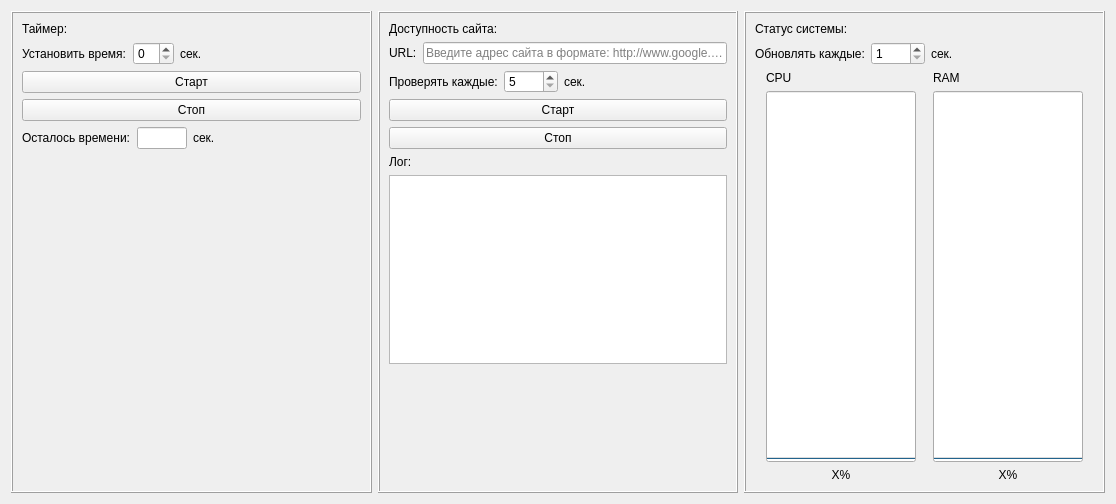
<?xml version="1.0" encoding="UTF-8"?>
<ui version="4.0">
 <class>Form</class>
 <widget class="QWidget" name="Form">
  <property name="geometry">
   <rect>
    <x>0</x>
    <y>0</y>
    <width>1116</width>
    <height>504</height>
   </rect>
  </property>
  <property name="windowTitle">
   <string>Form</string>
  </property>
  <layout class="QHBoxLayout" name="horizontalLayout">
   <item>
    <widget class="QFrame" name="frame">
     <property name="frameShape">
      <enum>QFrame::Box</enum>
     </property>
     <property name="frameShadow">
      <enum>QFrame::Raised</enum>
     </property>
     <layout class="QVBoxLayout" name="verticalLayout">
      <item>
       <widget class="QLabel" name="label">
        <property name="text">
         <string>Таймер:</string>
        </property>
       </widget>
      </item>
      <item>
       <layout class="QHBoxLayout" name="horizontalLayout_2">
        <item>
         <widget class="QLabel" name="label_5">
          <property name="text">
           <string>Установить время:</string>
          </property>
         </widget>
        </item>
        <item>
         <widget class="QSpinBox" name="spinBoxTimerCount"/>
        </item>
        <item>
         <widget class="QLabel" name="label_6">
          <property name="text">
           <string>сек.</string>
          </property>
         </widget>
        </item>
        <item>
         <spacer name="horizontalSpacer">
          <property name="orientation">
           <enum>Qt::Horizontal</enum>
          </property>
          <property name="sizeHint" stdset="0">
           <size>
            <width>40</width>
            <height>20</height>
           </size>
          </property>
         </spacer>
        </item>
       </layout>
      </item>
      <item>
       <widget class="QPushButton" name="pushButtonStartTimer">
        <property name="text">
         <string>Старт</string>
        </property>
       </widget>
      </item>
      <item>
       <widget class="QPushButton" name="pushButtonStopTimer">
        <property name="text">
         <string>Стоп</string>
        </property>
       </widget>
      </item>
      <item>
       <layout class="QHBoxLayout" name="horizontalLayout_3">
        <item>
         <widget class="QLabel" name="label_7">
          <property name="sizePolicy">
           <sizepolicy hsizetype="Maximum" vsizetype="Maximum">
            <horstretch>0</horstretch>
            <verstretch>0</verstretch>
           </sizepolicy>
          </property>
          <property name="text">
           <string>Осталось времени:</string>
          </property>
         </widget>
        </item>
        <item>
         <widget class="QLineEdit" name="lineEditTimerEnd">
          <property name="maximumSize">
           <size>
            <width>50</width>
            <height>16777215</height>
           </size>
          </property>
          <property name="readOnly">
           <bool>true</bool>
          </property>
         </widget>
        </item>
        <item>
         <widget class="QLabel" name="label_8">
          <property name="text">
           <string>сек.</string>
          </property>
         </widget>
        </item>
       </layout>
      </item>
      <item>
       <spacer name="verticalSpacer">
        <property name="orientation">
         <enum>Qt::Vertical</enum>
        </property>
        <property name="sizeHint" stdset="0">
         <size>
          <width>20</width>
          <height>329</height>
         </size>
        </property>
       </spacer>
      </item>
     </layout>
    </widget>
   </item>
   <item>
    <widget class="QFrame" name="frame_2">
     <property name="frameShape">
      <enum>QFrame::Box</enum>
     </property>
     <property name="frameShadow">
      <enum>QFrame::Raised</enum>
     </property>
     <layout class="QVBoxLayout" name="verticalLayout_2">
      <item>
       <widget class="QLabel" name="label_2">
        <property name="text">
         <string>Доступность сайта:</string>
        </property>
       </widget>
      </item>
      <item>
       <layout class="QHBoxLayout" name="horizontalLayout_6">
        <item>
         <widget class="QLabel" name="label_9">
          <property name="text">
           <string>URL:</string>
          </property>
         </widget>
        </item>
        <item>
         <widget class="QLineEdit" name="lineEditURL">
          <property name="readOnly">
           <bool>false</bool>
          </property>
          <property name="placeholderText">
           <string>Введите адрес сайта в формате: http://www.google.com</string>
          </property>
         </widget>
        </item>
       </layout>
      </item>
      <item>
       <layout class="QHBoxLayout" name="horizontalLayout_7">
        <item>
         <widget class="QLabel" name="label_12">
          <property name="text">
           <string>Проверять каждые:</string>
          </property>
         </widget>
        </item>
        <item>
         <widget class="QSpinBox" name="spinBoxUrlCheckTime">
          <property name="minimum">
           <number>5</number>
          </property>
          <property name="maximum">
           <number>6000</number>
          </property>
         </widget>
        </item>
        <item>
         <widget class="QLabel" name="label_13">
          <property name="text">
           <string>сек.</string>
          </property>
         </widget>
        </item>
        <item>
         <spacer name="horizontalSpacer_2">
          <property name="orientation">
           <enum>Qt::Horizontal</enum>
          </property>
          <property name="sizeHint" stdset="0">
           <size>
            <width>40</width>
            <height>20</height>
           </size>
          </property>
         </spacer>
        </item>
       </layout>
      </item>
      <item>
       <widget class="QPushButton" name="pushButtonUrlCheckStart">
        <property name="text">
         <string>Старт</string>
        </property>
        <property name="checkable">
         <bool>true</bool>
        </property>
       </widget>
      </item>
      <item>
       <widget class="QPushButton" name="pushButtonUrlCheckStop">
        <property name="text">
         <string>Стоп</string>
        </property>
       </widget>
      </item>
      <item>
       <widget class="QLabel" name="label_14">
        <property name="text">
         <string>Лог:</string>
        </property>
       </widget>
      </item>
      <item>
       <widget class="QPlainTextEdit" name="plainTextEditUrlCheckLog">
        <property name="readOnly">
         <bool>true</bool>
        </property>
       </widget>
      </item>
      <item>
       <spacer name="verticalSpacer_2">
        <property name="orientation">
         <enum>Qt::Vertical</enum>
        </property>
        <property name="sizeHint" stdset="0">
         <size>
          <width>20</width>
          <height>121</height>
         </size>
        </property>
       </spacer>
      </item>
     </layout>
    </widget>
   </item>
   <item>
    <widget class="QFrame" name="frame_3">
     <property name="frameShape">
      <enum>QFrame::Box</enum>
     </property>
     <property name="frameShadow">
      <enum>QFrame::Raised</enum>
     </property>
     <layout class="QVBoxLayout" name="verticalLayout_5">
      <item>
       <widget class="QLabel" name="label_3">
        <property name="text">
         <string>Статус системы:</string>
        </property>
       </widget>
      </item>
      <item>
       <layout class="QHBoxLayout" name="horizontalLayout_8">
        <item>
         <widget class="QLabel" name="label_16">
          <property name="text">
           <string>Обновлять каждые:</string>
          </property>
         </widget>
        </item>
        <item>
         <widget class="QSpinBox" name="spinBoxSystemInfoDelay">
          <property name="minimum">
           <number>1</number>
          </property>
          <property name="maximum">
           <number>6000</number>
          </property>
         </widget>
        </item>
        <item>
         <widget class="QLabel" name="label_17">
          <property name="text">
           <string>сек.</string>
          </property>
         </widget>
        </item>
        <item>
         <spacer name="horizontalSpacer_3">
          <property name="orientation">
           <enum>Qt::Horizontal</enum>
          </property>
          <property name="sizeHint" stdset="0">
           <size>
            <width>40</width>
            <height>20</height>
           </size>
          </property>
         </spacer>
        </item>
       </layout>
      </item>
      <item>
       <layout class="QHBoxLayout" name="horizontalLayout_5">
        <item>
         <layout class="QVBoxLayout" name="verticalLayout_3">
          <item>
           <widget class="QLabel" name="label_4">
            <property name="maximumSize">
             <size>
              <width>150</width>
              <height>16777215</height>
             </size>
            </property>
            <property name="text">
             <string>CPU</string>
            </property>
           </widget>
          </item>
          <item>
           <widget class="QProgressBar" name="progressBarCPU">
            <property name="sizePolicy">
             <sizepolicy hsizetype="Expanding" vsizetype="Expanding">
              <horstretch>0</horstretch>
              <verstretch>0</verstretch>
             </sizepolicy>
            </property>
            <property name="maximumSize">
             <size>
              <width>150</width>
              <height>16777215</height>
             </size>
            </property>
            <property name="value">
             <number>0</number>
            </property>
            <property name="alignment">
             <set>Qt::AlignCenter</set>
            </property>
            <property name="orientation">
             <enum>Qt::Vertical</enum>
            </property>
            <property name="invertedAppearance">
             <bool>false</bool>
            </property>
            <property name="textDirection">
             <enum>QProgressBar::TopToBottom</enum>
            </property>
           </widget>
          </item>
          <item>
           <widget class="QLabel" name="labelCPUPercent">
            <property name="maximumSize">
             <size>
              <width>150</width>
              <height>16777215</height>
             </size>
            </property>
            <property name="text">
             <string>X%</string>
            </property>
            <property name="alignment">
             <set>Qt::AlignCenter</set>
            </property>
           </widget>
          </item>
         </layout>
        </item>
        <item>
         <layout class="QVBoxLayout" name="verticalLayout_4">
          <item>
           <widget class="QLabel" name="label_15">
            <property name="maximumSize">
             <size>
              <width>150</width>
              <height>16777215</height>
             </size>
            </property>
            <property name="text">
             <string>RAM</string>
            </property>
           </widget>
          </item>
          <item>
           <widget class="QProgressBar" name="progressBarRAM">
            <property name="sizePolicy">
             <sizepolicy hsizetype="Expanding" vsizetype="Expanding">
              <horstretch>0</horstretch>
              <verstretch>0</verstretch>
             </sizepolicy>
            </property>
            <property name="maximumSize">
             <size>
              <width>150</width>
              <height>16777215</height>
             </size>
            </property>
            <property name="value">
             <number>0</number>
            </property>
            <property name="orientation">
             <enum>Qt::Vertical</enum>
            </property>
           </widget>
          </item>
          <item>
           <widget class="QLabel" name="labelRAMPercent">
            <property name="maximumSize">
             <size>
              <width>150</width>
              <height>16777215</height>
             </size>
            </property>
            <property name="text">
             <string>X%</string>
            </property>
            <property name="alignment">
             <set>Qt::AlignCenter</set>
            </property>
           </widget>
          </item>
         </layout>
        </item>
       </layout>
      </item>
     </layout>
    </widget>
   </item>
  </layout>
 </widget>
 <resources/>
 <connections/>
</ui>
